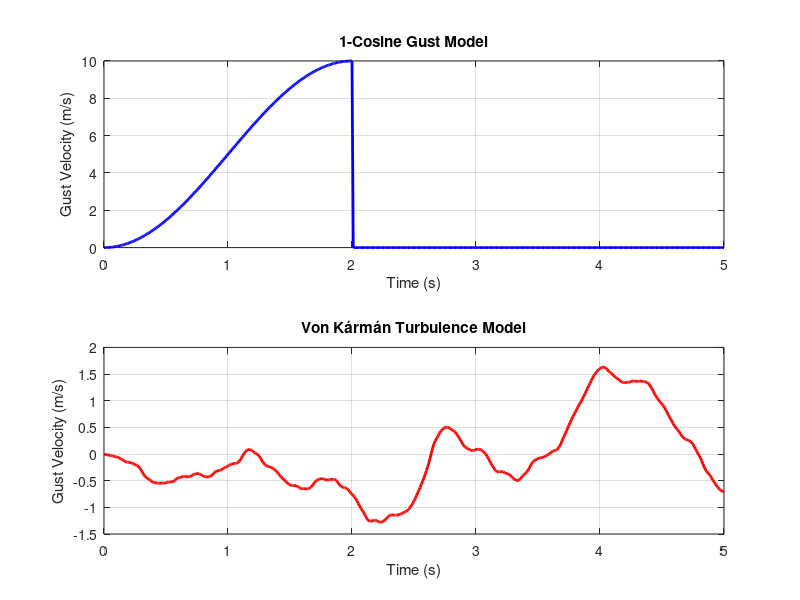

MATLAB code for this plot:
clc; clear; close all;

% Parameters
V_max = 10; % Maximum gust velocity (m/s)
t_g = 2;   % Gust penetration time (seconds)
T = 5;     % Total simulation time (seconds)
ts = 0.01; % Time step

t = 0:ts:T;

% 1-Cosine Gust Model
V_g_cosine = (V_max / 2) * (1 - cos(pi * t / t_g));
V_g_cosine(t > t_g) = 0; % Gust ends after t_g

% Von Kármán Turbulence Model (Random gusts)
N = length(t);
white_noise = randn(N,1); % Generate white noise
fc = 1 / t_g; % Cutoff frequency based on gust penetration time
[b, a] = butter(2, fc * 2 * ts, 'low'); % Low-pass filter
V_g_turbulence = filter(b, a, white_noise) * V_max; % Scale by max gust velocity

% Plot results
figure;
subplot(2,1,1);
plot(t, V_g_cosine, 'b', 'LineWidth', 2);
xlabel('Time (s)'); ylabel('Gust Velocity (m/s)');
title('1-Cosine Gust Model'); grid on;

subplot(2,1,2);
plot(t, V_g_turbulence, 'r', 'LineWidth', 2);
xlabel('Time (s)'); ylabel('Gust Velocity (m/s)');
title('Von Kármán Turbulence Model'); grid on;
